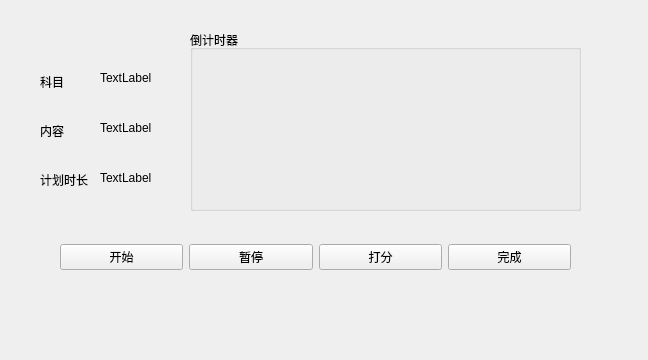
<?xml version="1.0" encoding="UTF-8"?>
<ui version="4.0">
 <class>Form</class>
 <widget class="QWidget" name="Form">
  <property name="geometry">
   <rect>
    <x>0</x>
    <y>0</y>
    <width>648</width>
    <height>360</height>
   </rect>
  </property>
  <property name="windowTitle">
   <string>Form</string>
  </property>
  <widget class="QGroupBox" name="groupBox">
   <property name="geometry">
    <rect>
     <x>190</x>
     <y>30</y>
     <width>391</width>
     <height>181</height>
    </rect>
   </property>
   <property name="title">
    <string>倒计时器</string>
   </property>
  </widget>
  <widget class="QLabel" name="label_4">
   <property name="geometry">
    <rect>
     <x>100</x>
     <y>70</y>
     <width>58</width>
     <height>16</height>
    </rect>
   </property>
   <property name="text">
    <string>TextLabel</string>
   </property>
  </widget>
  <widget class="QLabel" name="label_5">
   <property name="geometry">
    <rect>
     <x>100</x>
     <y>120</y>
     <width>58</width>
     <height>16</height>
    </rect>
   </property>
   <property name="text">
    <string>TextLabel</string>
   </property>
  </widget>
  <widget class="QLabel" name="label_6">
   <property name="geometry">
    <rect>
     <x>100</x>
     <y>170</y>
     <width>58</width>
     <height>16</height>
    </rect>
   </property>
   <property name="text">
    <string>TextLabel</string>
   </property>
  </widget>
  <widget class="QWidget" name="">
   <property name="geometry">
    <rect>
     <x>60</x>
     <y>240</y>
     <width>511</width>
     <height>35</height>
    </rect>
   </property>
   <layout class="QHBoxLayout" name="horizontalLayout">
    <item>
     <widget class="QPushButton" name="pushButton">
      <property name="text">
       <string>开始</string>
      </property>
     </widget>
    </item>
    <item>
     <widget class="QPushButton" name="pushButton_2">
      <property name="text">
       <string>暂停</string>
      </property>
     </widget>
    </item>
    <item>
     <widget class="QPushButton" name="pushButton_4">
      <property name="text">
       <string>打分</string>
      </property>
     </widget>
    </item>
    <item>
     <widget class="QPushButton" name="pushButton_3">
      <property name="text">
       <string>完成</string>
      </property>
     </widget>
    </item>
   </layout>
  </widget>
  <widget class="QWidget" name="">
   <property name="geometry">
    <rect>
     <x>40</x>
     <y>60</y>
     <width>55</width>
     <height>141</height>
    </rect>
   </property>
   <layout class="QVBoxLayout" name="verticalLayout">
    <item>
     <widget class="QLabel" name="label">
      <property name="text">
       <string>科目</string>
      </property>
     </widget>
    </item>
    <item>
     <widget class="QLabel" name="label_2">
      <property name="text">
       <string>内容</string>
      </property>
     </widget>
    </item>
    <item>
     <widget class="QLabel" name="label_3">
      <property name="text">
       <string>计划时长</string>
      </property>
     </widget>
    </item>
   </layout>
  </widget>
 </widget>
 <resources/>
 <connections/>
</ui>
